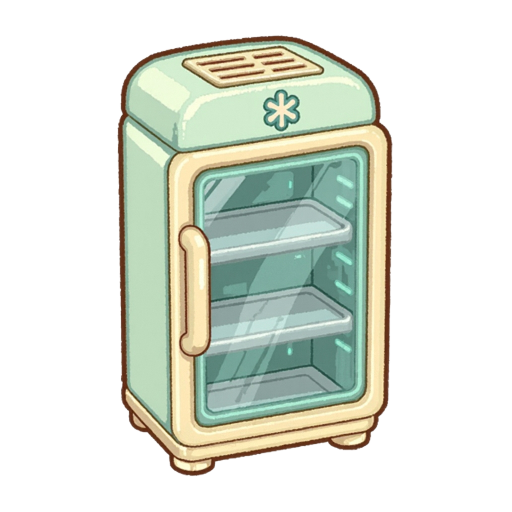
#> input picture resources/ui/device_v1/chiller.png, 1024 x 1024 px (shown at 1/2 size)
$ python -i build_neighborhood_dessert_skin.py   (imports and definitions only)
#> lines starting #> are read from the running program, lines starting #| are printed output that depends on the picture; after the words box and inside, x2 and y2 are one past the last pixel; in counts of white or black regions, pixels touching at a corner belong together
#> further down, picture is the input picture: PIL image 1024x1024 RGBA; mean R, G, B, A 219.6, 225, 214.3, 103.7
#!/usr/bin/env python3
"""Build aligned runtime textures for the neighborhood dessert Godot theme."""

from __future__ import annotations

import argparse
from dataclasses import dataclass
from pathlib import Path
import sys

from PIL import Image


REPO_ROOT = Path(__file__).resolve().parents[1]
SOURCE_DIR = REPO_ROOT / "resources" / "ui" / "skin" / "neighborhood_dessert"
OUTPUT_DIR = SOURCE_DIR / "runtime"
SOURCE_PADDING = 4
SOURCE_OVERRIDES = {
    "panel_v1": REPO_ROOT / "resources" / "ui" / "skin_v1" / "panel_v1.png",
}
STATE_SOURCE_OVERRIDES = {
    "button_red": {
        state: REPO_ROOT
        / "resources"
        / "ui"
        / "skin_v1"
        / f"button_red_{state}_v1.png"
        for state in ("normal", "hover", "pressed", "selected", "disabled")
    },
}


@dataclass(frozen=True)
class Family:
    states: tuple[str, ...]
    output_size: tuple[int, int]
    rotate_clockwise: bool = False
    normalize_alpha_bounds: bool = False


FAMILIES: dict[str, Family] = {
    "button_primary": Family(("normal", "hover", "pressed", "disabled"), (144, 40)),
    "button_secondary": Family(("normal", "hover", "pressed", "disabled"), (144, 40)),
    "button_flat": Family(("normal", "hover", "pressed", "disabled"), (144, 36)),
    "button_icon": Family(("normal", "hover", "pressed", "disabled"), (40, 40)),
    "button_danger": Family(("normal", "hover", "pressed", "disabled"), (144, 40)),
    "button_red": Family(
        ("normal", "hover", "pressed", "selected", "disabled"),
        (154, 40),
        normalize_alpha_bounds=True,
    ),
    "tab_top": Family(("normal", "hover", "selected", "disabled"), (144, 40)),
    "panel_main": Family(("normal",), (320, 200)),
    "panel_section": Family(("normal",), (280, 160)),
    "panel_inset": Family(("normal",), (280, 160)),
    "panel_modal": Family(("normal",), (320, 200)),
    "panel_v1": Family(("",), (320, 181)),
    "slot_item": Family(
        ("normal", "hover", "selected", "locked", "disabled", "reward"),
        (80, 80),
    ),
    "status_tag": Family(("normal", "positive"), (64, 20)),
    "input_text": Family(("normal", "focus", "error", "disabled"), (180, 40)),
    "input_dropdown": Family(("normal", "focus", "error", "disabled"), (180, 40)),
    "input_number": Family(("normal", "focus", "error", "disabled"), (144, 40)),
    "toggle": Family(("off", "on", "hover", "disabled"), (72, 36)),
    "progress_track": Family(("",), (144, 16)),
    "progress_fill_green": Family(("",), (144, 16)),
    "panel_popup": Family(("normal",), (220, 180)),
    "tooltip_bubble": Family(("normal",), (180, 72)),
    "status_tag_extended": Family(("normal", "positive", "warning", "negative"), (96, 28)),
    "scrollbar_track": Family(("",), (8, 120)),
    "scrollbar_thumb": Family(("normal", "hover", "pressed", "disabled"), (8, 48)),
    "scrollbar_track_horizontal": Family(("",), (120, 18), rotate_clockwise=True),
    "scrollbar_thumb_horizontal": Family(
        ("normal", "hover", "pressed", "disabled"),
        (48, 18),
        rotate_clockwise=True,
    ),
}


# [23 lines left out: functions parse_args, source_path, not called in this run]


def output_path(family_name: str, state: str) -> Path:
    filename = family_name if not state else f"{family_name}_{state}"
    return OUTPUT_DIR / f"{filename}.png"


# [37 lines left out: functions load_family_sources, union_alpha_bbox, not called in this run]


def clear_fully_transparent_rgb(image: Image.Image) -> Image.Image:
    red, green, blue, alpha = image.convert("RGBA").split()
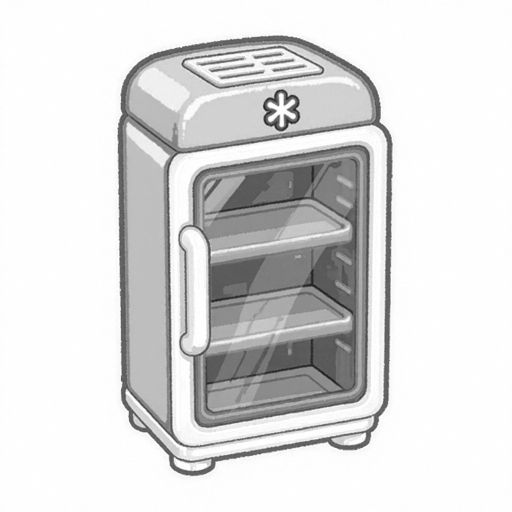
#> red: PIL image 1024x1024 L (shown at 1/2 size); min 23, max 255, mean 219.6
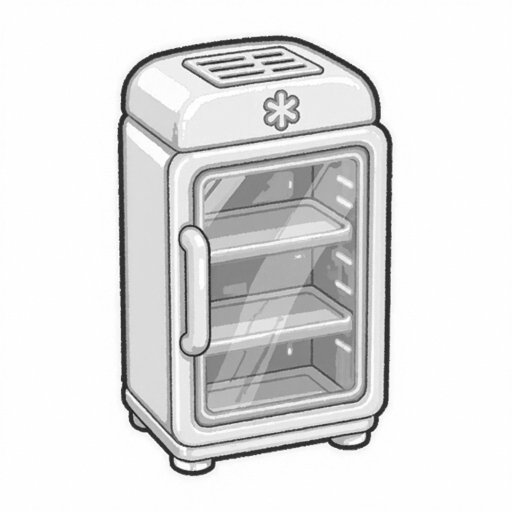
#> green: PIL image 1024x1024 L (shown at 1/2 size); min 25, max 255, mean 225
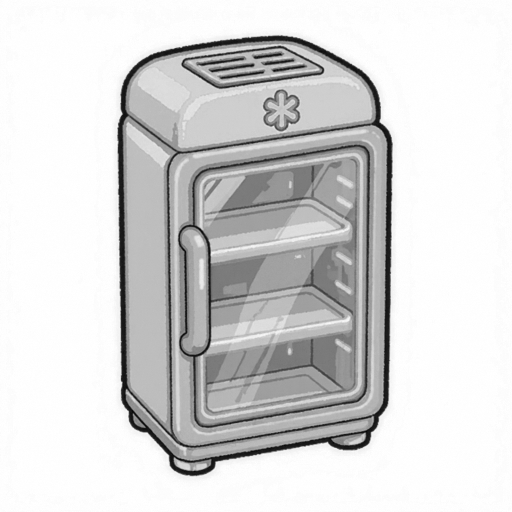
#> blue: PIL image 1024x1024 L (shown at 1/2 size); min 0, max 255, mean 214.3
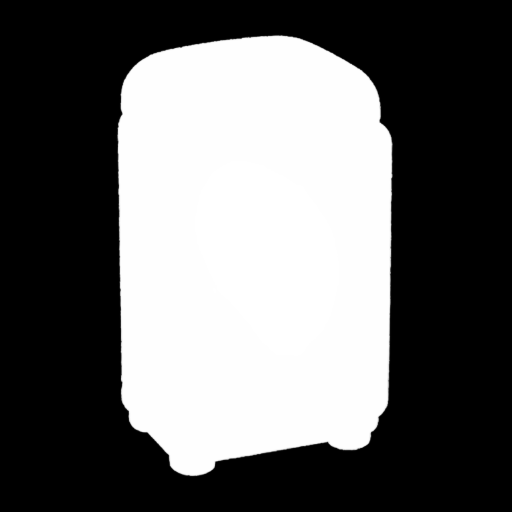
#> alpha: PIL image 1024x1024 L (shown at 1/2 size); min 0, max 255, mean 103.7
    visible_mask = alpha.point(lambda value: 255 if value > 0 else 0)
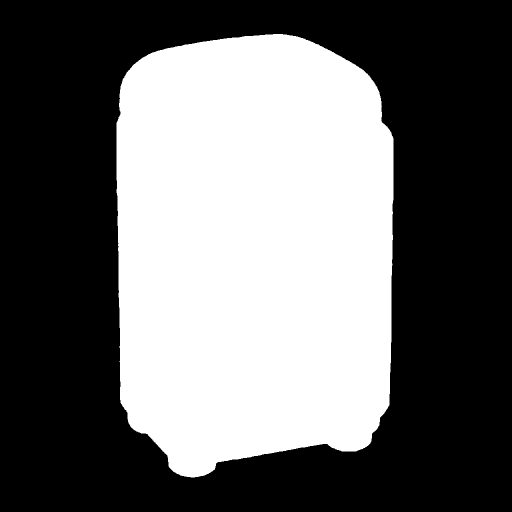
#> visible_mask: PIL image 1024x1024 L (shown at 1/2 size); 41.5% white; 1 white region, box (x1, y1, x2, y2) and area: (233, 68, 787, 955) 435099
    empty_channel = Image.new("L", image.size, 0)
#> empty_channel: PIL image 1024x1024 L; every value is 0
    return Image.merge(
        "RGBA",
        (
            Image.composite(red, empty_channel, visible_mask),
            Image.composite(green, empty_channel, visible_mask),
            Image.composite(blue, empty_channel, visible_mask),
            alpha,
        ),
    )


# [103 lines left out: functions resize_flat_center, build_family, validate_outputs, build_all, check_all, main, not called in this run]


# [2 lines not run here, left out]

>>> from PIL import Image
>>> picture = Image.open('../resources/ui/device_v1/chiller.png')
>>> result = clear_fully_transparent_rgb(picture)

$ run again, on resources/ui/device_v1/grinder.png
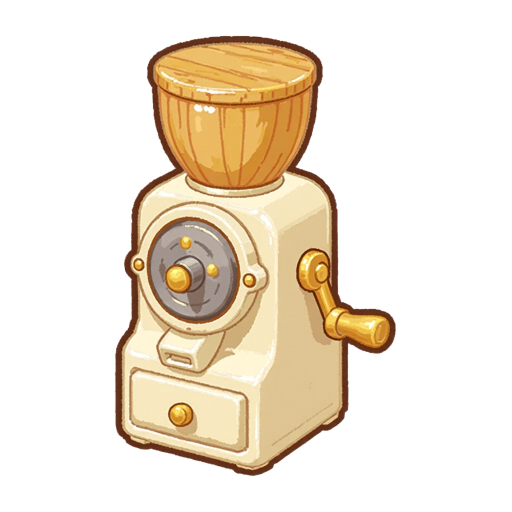
#> input picture resources/ui/device_v1/grinder.png, 1024 x 1024 px (shown at 1/2 size)
#> picture is the input picture: PIL image 1024x1024 RGBA; mean R, G, B, A 239, 227.8, 211.6, 80.9
#> in clear_fully_transparent_rgb, `red, green, blue, alpha = image.convert("RGBA").split()`:
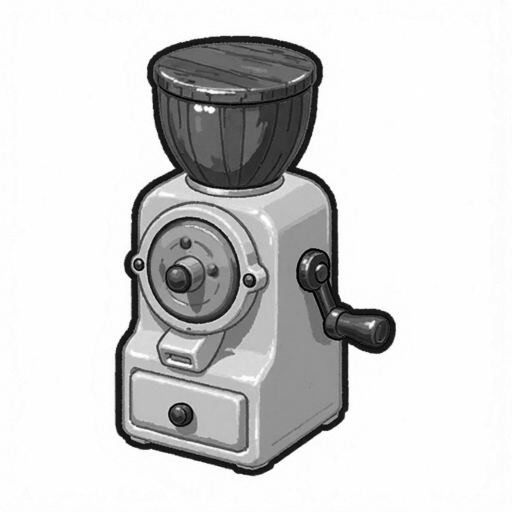
#> blue: PIL image 1024x1024 L (shown at 1/2 size); min 0, max 255, mean 211.6
#> in clear_fully_transparent_rgb, `visible_mask = alpha.point(lambda value: 255 if value > 0 else 0)`:
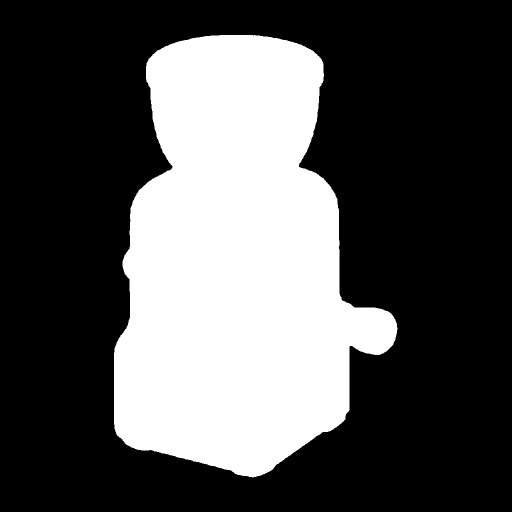
#> visible_mask: PIL image 1024x1024 L (shown at 1/2 size); 32.5% white; 1 white region, box (x1, y1, x2, y2) and area: (228, 70, 795, 955) 340825
#> empty_channel: PIL image 1024x1024 L; every value is 0

$ run again, on resources/ui/device_v1/mixer.png
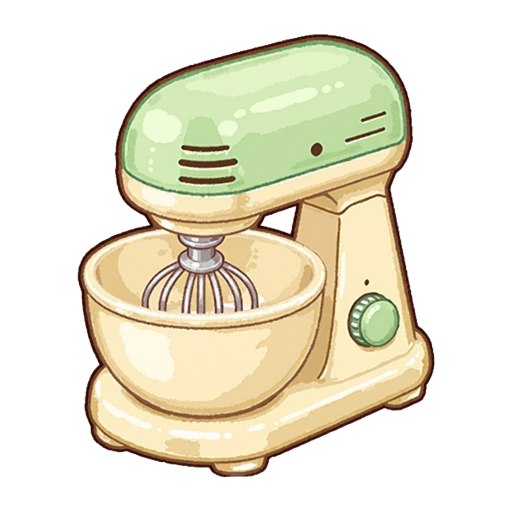
#> input picture resources/ui/device_v1/mixer.png, 1024 x 1024 px (shown at 1/2 size)
#> picture is the input picture: PIL image 1024x1024 RGBA; mean R, G, B, A 233.7, 228.8, 208.8, 116.1
#> in clear_fully_transparent_rgb, `red, green, blue, alpha = image.convert("RGBA").split()`:
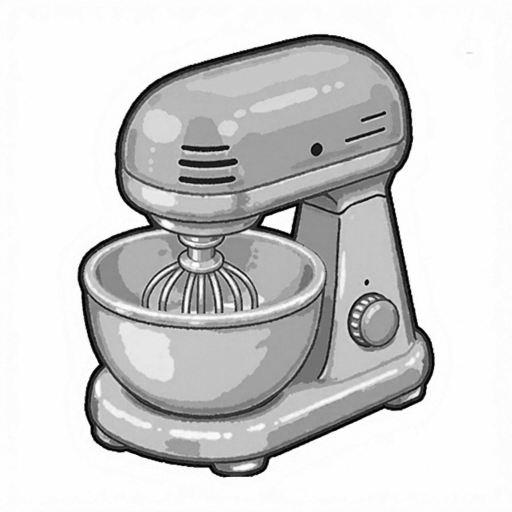
#> blue: PIL image 1024x1024 L (shown at 1/2 size); min 0, max 255, mean 208.8
#> in clear_fully_transparent_rgb, `visible_mask = alpha.point(lambda value: 255 if value > 0 else 0)`:
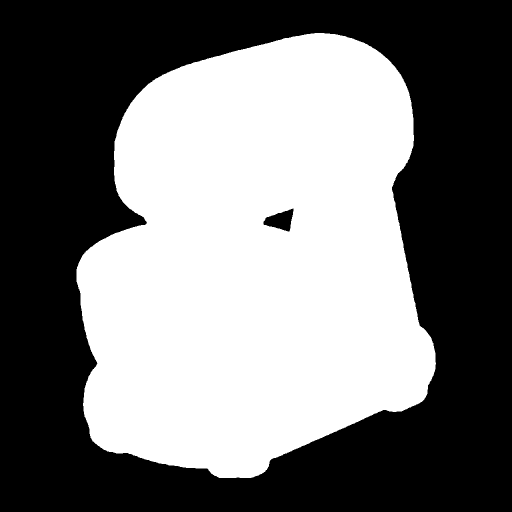
#> visible_mask: PIL image 1024x1024 L (shown at 1/2 size); 46.5% white; 1 white region, box (x1, y1, x2, y2) and area: (153, 66, 872, 956) 487225
#> empty_channel: PIL image 1024x1024 L; every value is 0

$ run again, on resources/ui/device_v1/oven.png
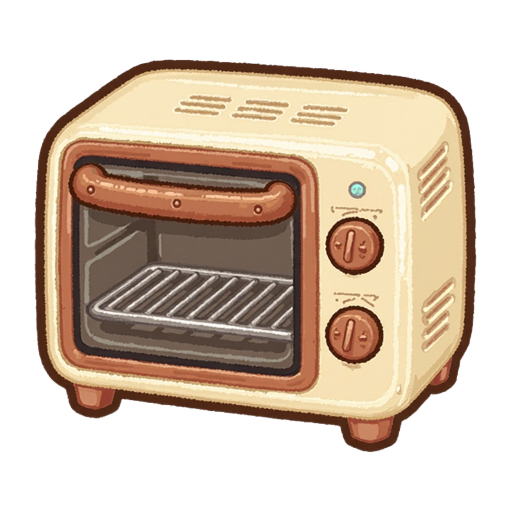
#> input picture resources/ui/device_v1/oven.png, 1024 x 1024 px (shown at 1/2 size)
#> picture is the input picture: PIL image 1024x1024 RGBA; mean R, G, B, A 210.3, 193, 176.5, 141.4
#> in clear_fully_transparent_rgb, `red, green, blue, alpha = image.convert("RGBA").split()`:
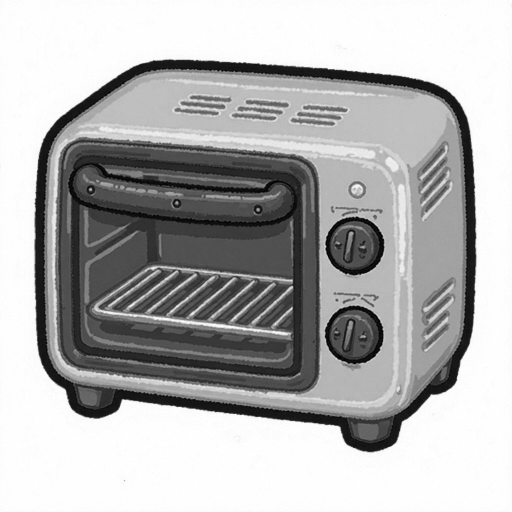
#> blue: PIL image 1024x1024 L (shown at 1/2 size); min 0, max 255, mean 176.5
#> in clear_fully_transparent_rgb, `visible_mask = alpha.point(lambda value: 255 if value > 0 else 0)`:
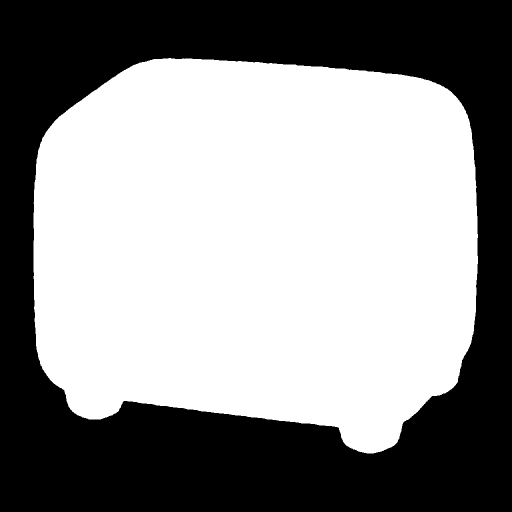
#> visible_mask: PIL image 1024x1024 L (shown at 1/2 size); 56.5% white; 1 black region, box (x1, y1, x2, y2) and area: (0, 0, 1024, 1024) 456117
#> empty_channel: PIL image 1024x1024 L; every value is 0
